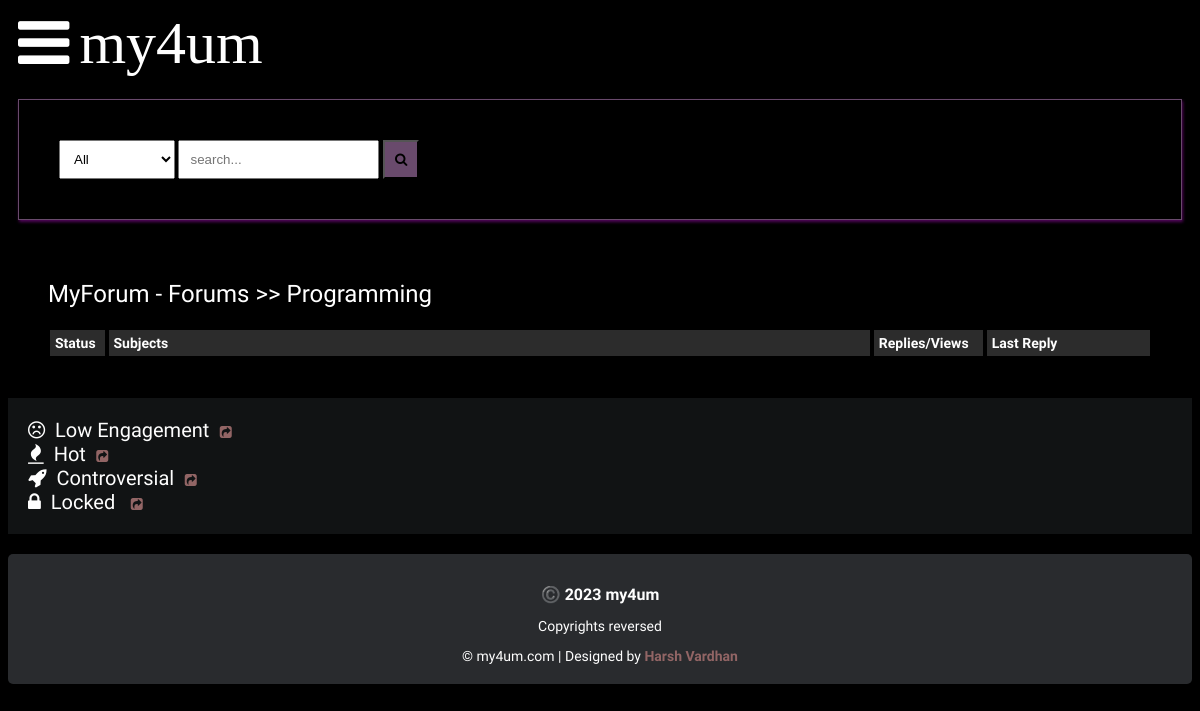
The app's page /posts/programming/, older data.
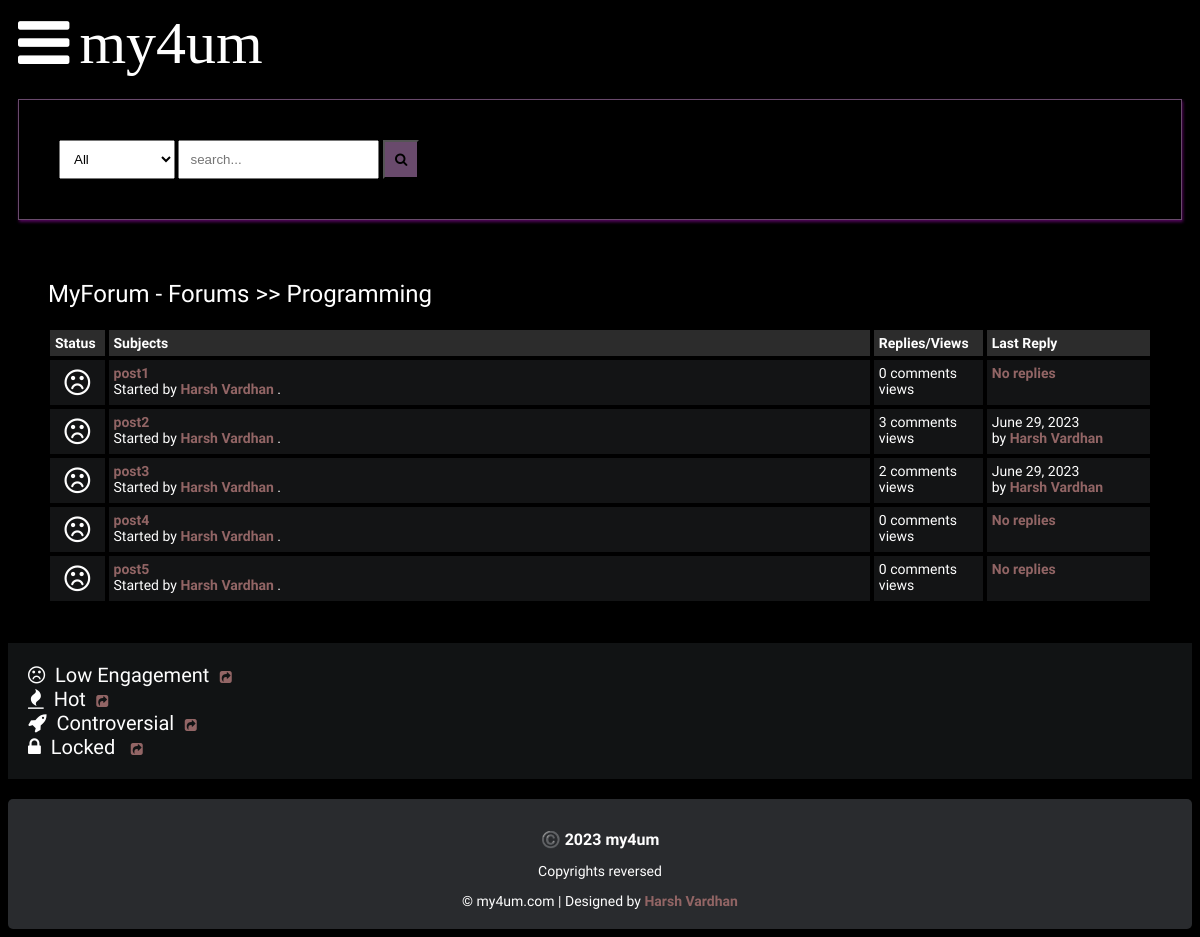
The same page, newer data.
### main/models.py (models this page shows, shortened)
class Post(models.Model):
    title = models.CharField(max_length=400)
    slug = models.SlugField(max_length=400, unique=True,blank=True)
    user = models.ForeignKey(Author,on_delete=models.CASCADE)
    content = HTMLField()
    categories = models.ManyToManyField(Category)
    date = models.DateTimeField(auto_now_add=True)
    approved = models.BooleanField(default=False)
    hit_count_generic = GenericRelation(HitCount, object_id_field='object_pk', related_query_name='hit_count_generic_relation')
    tags = TaggableManager()
    comments = models.ManyToManyField(Comment, blank=True)
    closed = models.BooleanField(default=False)
    state = models.CharField(max_length=40, default="zero")
    @property
    def num_comments(self):
        return self.comments.count()
    @property
    def last_reply(self):
        return self.comments.latest("date")

class Author(models.Model):
    user = models.ForeignKey(user, on_delete=models.CASCADE)
    fullname = models.CharField(max_length=40,blank=True)
    slug = models.SlugField(max_length=400, unique=True,blank=True)
    bio = HTMLField()
    karma = models.IntegerField(default=0) #points
    profile_pic = ResizedImageField(size=[50,50],quality=100,upload_to='Author',default=None,null=True)

class Comment(models.Model):
    user = models.ForeignKey(Author, on_delete=models.CASCADE)
    content = models.TextField()
    date = models.DateTimeField(auto_now_add=True)
    replies = models.ManyToManyField(Reply, blank=True)

### main/views.py (the view)
# urls.py: path("posts/<slug>/", posts, name="posts"),
def posts(request,slug):
    category = get_object_or_404(Category,slug=slug)
    posts = Post.objects.filter(approved = True,categories = category)
    paginator = Paginator(posts, 5)
    page = request.GET.get('page')
    try:
        posts = paginator.page(page) #returns Page object
    except PageNotAnInteger:
        posts = paginator.page(1) # If page is not an integer deliver the first page
    except EmptyPage:
        posts = paginator.page(paginator.num_pages) # If page is out of range deliver last page of results
    context = {
        'posts': posts,
        'forum' : category,
        'title' : "Posts"
    }
    return render(request, "posts.html", context)

### main/context_processors.py (called while the page is built, shortened)
def searchFunction(request):
    search_context = {}
    posts = Post.objects.all()
    return search_context

### main/models.py (called while the page is built)
    def get_url(self):
        return reverse("posts", kwargs={"slug": self.slug})

### templates/posts.html
{% extends 'base.html' %} {% block content %} {% load hitcount_tags %}
<div class="container">
  <div class="navigate">
    <span
      ><a href="{% url 'home' %}">MyForum - Forums</a> >>
      <a href="{{forum.get_url}}">{{forum.title}}</a></span
    >
  </div>
  <div class="posts-table">
    <div class="table-head">
      <div class="status">Status</div>
      <div class="subjects">Subjects</div>
      <div class="replies">Replies/Views</div>
      <div class="last-reply">Last Reply</div>
    </div>
    {% for post in posts %}
    <div class="table-row">
      <div class="status"><i class="fa fa-frown-o"></i></div>
      <br />
      <div class="subjects">
        <a href="post.get_url">{{post.title}}</a>
        <br />
        <span
          >Started by <b><a href="">{{post.user.fullname|title}}</a></b> .</span
        >
      </div>
      <div class="replies">
        {{ post.num_comments }} comments <br />
        {% get_hit_count for post %} views
      </div>
      <div class="last-reply">
        {% if post.last_reply %} {{post.last_reply.date|date}}
        <br />by <b><a href="">{{post.last_reply.user.fullname|title}}</a></b>
        {% else %}
        <span
          ><b><a href="">No replies</a></b></span
        >
        {% endif %}
      </div>
    </div>
    {% endfor %}
  </div>
</div>
<div class="note">
  <span><i class="fa fa-frown-o"></i>&nbsp; Low Engagement</span
  >&nbsp;&nbsp;&nbsp;<a href=""><i class="fa fa-share-square"></i></a><br />
  <span><i class="fa fa-fire"></i>&nbsp; Hot</span>&nbsp;&nbsp;&nbsp;<a href=""
    ><i class="fa fa-share-square"></i></a
  ><br />
  <span><i class="fa fa-rocket"></i>&nbsp; Controversial</span
  >&nbsp;&nbsp;&nbsp;<a href=""><i class="fa fa-share-square"></i></a><br />
  <span><i class="fa fa-lock"></i>&nbsp; Locked </span>&nbsp;&nbsp;&nbsp;<a
    href=""
    ><i class="fa fa-share-square"></i></a
  ><br />
</div>
{% endblock content %}

Row changes from the older to the newer data that the page shows:
added Post: title "post1", user.fullname "Harsh Vardhan", num_comments "0", shows "No replies"
added Post: title "post2", user.fullname "Harsh Vardhan", num_comments "3", last_reply "June 29, 2023", last_reply.user.fullname "Harsh Vardhan"
added Post: title "post3", user.fullname "Harsh Vardhan", num_comments "2", last_reply "June 29, 2023", last_reply.user.fullname "Harsh Vardhan"
added Post: title "post4", user.fullname "Harsh Vardhan", num_comments "0", shows "No replies"
added Post: title "post5", user.fullname "Harsh Vardhan", num_comments "0", shows "No replies"
